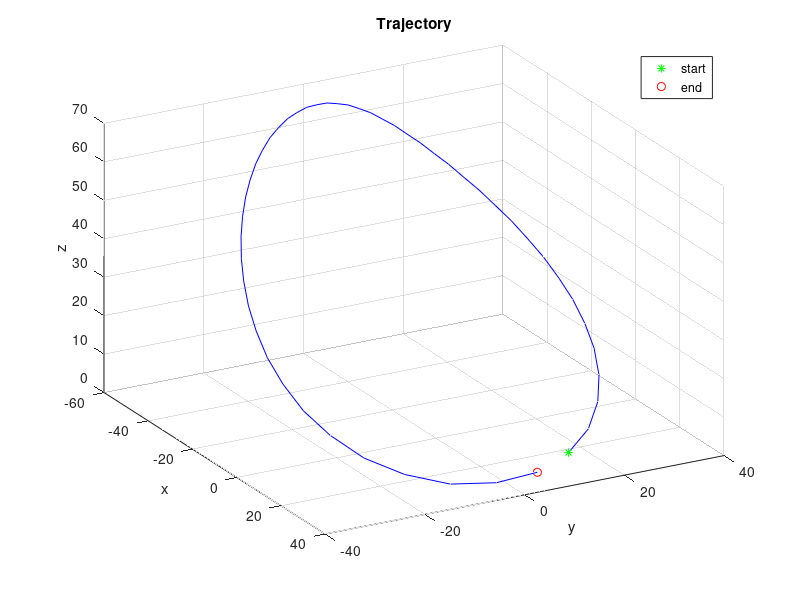
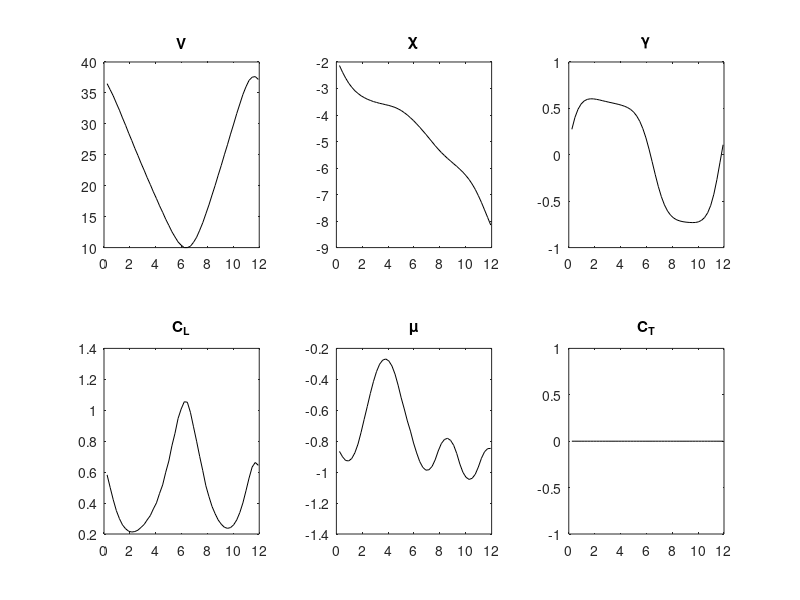

These figures' MATLAB source, in order:
clear all
close all
load acmod

load temp_initguess
ac.p_exp = 1;

N = (length(Z)-3)/8;

tfin = Z(end);
t = linspace(tfin/N,tfin,N);

V = Z(1:N);
chi = Z(N+1:2*N)+Z(end-2)*t.';
gam = Z(2*N+1:3*N);
x = Z(3*N+1:4*N);
y = Z(4*N+1:5*N);
z = Z(5*N+1:6*N);
CL = Z(6*N+1:7*N);
mu = Z(7*N+1:8*N);

figure
plot3(x,-y,-z,'-b');
hold on
strt = plot3(x(1),-y(1),-z(1),'*g'); % start
fin = plot3(x(end),-y(end),-z(end),'or'); % end
xlabel('x');
ylabel('y');
zlabel('z');
view(61,31)
legend([strt,fin],'start','end');
title('Trajectory');
grid on
hold off

pltmarker = '-k';
figure
subplot(2,3,1)
plot(t,V,pltmarker);
title('V');

subplot(2,3,2)
plot(t,chi,pltmarker);
title('\chi');

subplot(2,3,3)
plot(t,gam,pltmarker);
title('\gamma');

subplot(2,3,4)
plot(t,CL,pltmarker);
title('C_L');

subplot(2,3,5)
plot(t,mu,pltmarker);
title('\mu');

subplot(2,3,6)
plot(t,zeros(size(t)),pltmarker);
title('C_{T}');